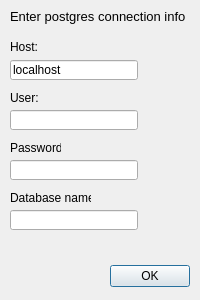
<?xml version="1.0" encoding="UTF-8"?>
<ui version="4.0">
 <class>ConnectionDialog</class>
 <widget class="QDialog" name="ConnectionDialog">
  <property name="geometry">
   <rect>
    <x>0</x>
    <y>0</y>
    <width>200</width>
    <height>300</height>
   </rect>
  </property>
  <property name="windowTitle">
   <string>Connection</string>
  </property>
  <property name="whatsThis">
   <string/>
  </property>
  <widget class="QDialogButtonBox" name="buttonBox">
   <property name="geometry">
    <rect>
     <x>-10</x>
     <y>260</y>
     <width>200</width>
     <height>32</height>
    </rect>
   </property>
   <property name="orientation">
    <enum>Qt::Horizontal</enum>
   </property>
   <property name="standardButtons">
    <set>QDialogButtonBox::Ok</set>
   </property>
  </widget>
  <widget class="QLabel" name="label">
   <property name="geometry">
    <rect>
     <x>10</x>
     <y>40</y>
     <width>47</width>
     <height>13</height>
    </rect>
   </property>
   <property name="text">
    <string>Host:</string>
   </property>
  </widget>
  <widget class="QLabel" name="label_2">
   <property name="geometry">
    <rect>
     <x>10</x>
     <y>90</y>
     <width>71</width>
     <height>16</height>
    </rect>
   </property>
   <property name="text">
    <string>User:</string>
   </property>
  </widget>
  <widget class="QLabel" name="label_3">
   <property name="geometry">
    <rect>
     <x>10</x>
     <y>140</y>
     <width>51</width>
     <height>16</height>
    </rect>
   </property>
   <property name="text">
    <string>Password:</string>
   </property>
  </widget>
  <widget class="QLabel" name="label_4">
   <property name="geometry">
    <rect>
     <x>10</x>
     <y>190</y>
     <width>81</width>
     <height>16</height>
    </rect>
   </property>
   <property name="text">
    <string>Database name:</string>
   </property>
  </widget>
  <widget class="QLineEdit" name="hostLineEdit">
   <property name="geometry">
    <rect>
     <x>10</x>
     <y>60</y>
     <width>128</width>
     <height>20</height>
    </rect>
   </property>
   <property name="text">
    <string>localhost</string>
   </property>
  </widget>
  <widget class="QLabel" name="label_5">
   <property name="geometry">
    <rect>
     <x>10</x>
     <y>0</y>
     <width>181</width>
     <height>32</height>
    </rect>
   </property>
   <property name="font">
    <font>
     <pointsize>10</pointsize>
    </font>
   </property>
   <property name="text">
    <string>Enter postgres connection info</string>
   </property>
  </widget>
  <widget class="QLineEdit" name="userLineEdit">
   <property name="geometry">
    <rect>
     <x>10</x>
     <y>110</y>
     <width>128</width>
     <height>20</height>
    </rect>
   </property>
  </widget>
  <widget class="QLineEdit" name="passwordLineEdit">
   <property name="geometry">
    <rect>
     <x>10</x>
     <y>160</y>
     <width>128</width>
     <height>20</height>
    </rect>
   </property>
  </widget>
  <widget class="QLineEdit" name="dbnameLineEdit">
   <property name="geometry">
    <rect>
     <x>10</x>
     <y>210</y>
     <width>128</width>
     <height>20</height>
    </rect>
   </property>
  </widget>
 </widget>
 <resources/>
 <connections>
  <connection>
   <sender>buttonBox</sender>
   <signal>accepted()</signal>
   <receiver>ConnectionDialog</receiver>
   <slot>accept()</slot>
   <hints>
    <hint type="sourcelabel">
     <x>248</x>
     <y>254</y>
    </hint>
    <hint type="destinationlabel">
     <x>157</x>
     <y>274</y>
    </hint>
   </hints>
  </connection>
  <connection>
   <sender>buttonBox</sender>
   <signal>rejected()</signal>
   <receiver>ConnectionDialog</receiver>
   <slot>reject()</slot>
   <hints>
    <hint type="sourcelabel">
     <x>316</x>
     <y>260</y>
    </hint>
    <hint type="destinationlabel">
     <x>286</x>
     <y>274</y>
    </hint>
   </hints>
  </connection>
 </connections>
</ui>
